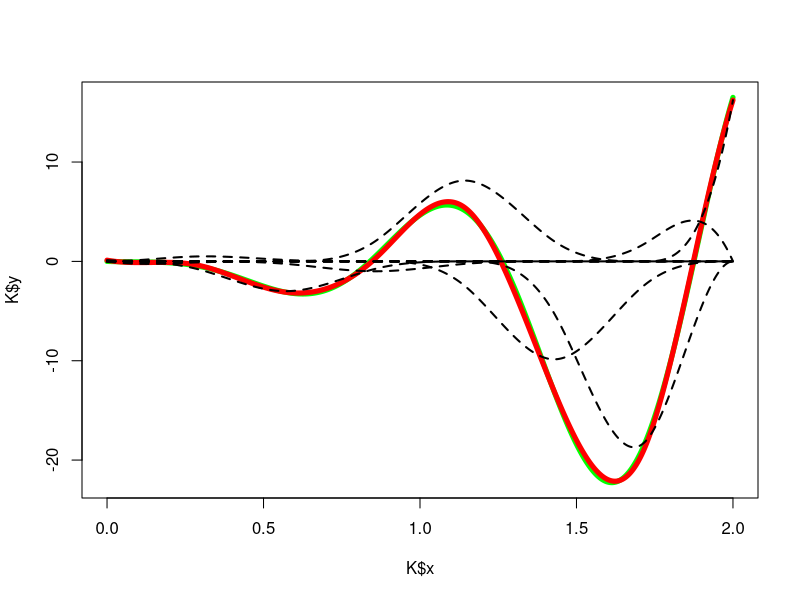
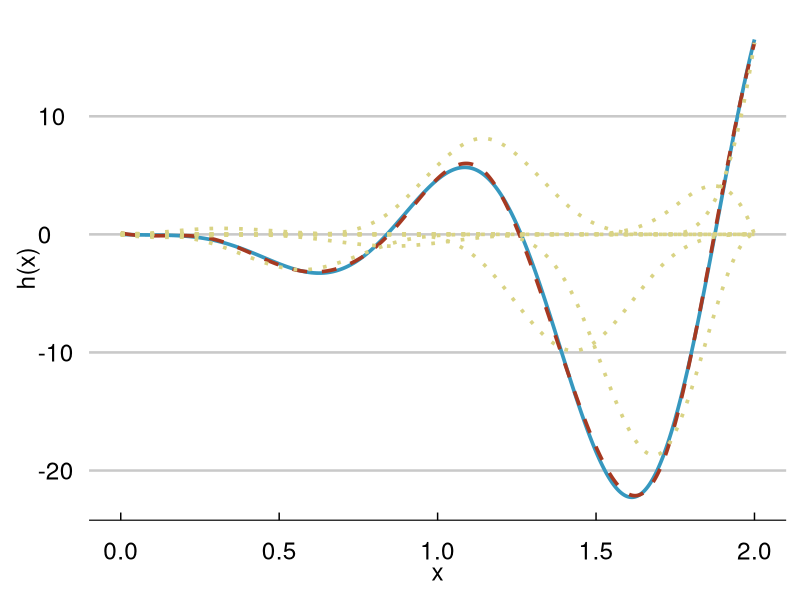

Reproduce these figures in R, in order.
require(reshape2)
require(ggplot2)
require(ggthemes)
K=read.table("GAM.txt",header=T)
plot(K$x,K$y,col="Green",type="l",lwd=5)
lines(K$x,K$hat,lwd=5,col="red")
for( i in 1:10) lines(K$x, K[,paste0("B.",i)],lwd=2,lty=2)


g_data <- melt(K,id.vars = "x")

pdf("hx.pdf",width = 6,height = 4)
ggplot(g_data,aes(x = x,y = value,group = variable,linetype = variable,color=variable)) +
  geom_line(size=1.25) + scale_linetype_manual(name="",values=c("solid","dashed",rep("dotted",10))) +
  scale_color_manual(name="",values=c("#3698BF","#A63921",rep("#D9D384",10))) +
  scale_size_manual(name="",values=c(1.5,1.25,rep(1,10))) +
  theme_economist_white() + ylab("h(x)") + xlab("x") + 
  theme(legend.background = element_rect(fill="white"),
        legend.key = element_rect(fill = "white",color = "white"),
        plot.background = element_rect(fill = "white"),
        legend.position="none",
#        axis.title.y = element_text(vjust = 0.1,margin=margin(0,10,0,0)),
#        axis.title.x = element_text(vjust = -0.25),
        text = element_text(size = 17.5))
dev.off()
